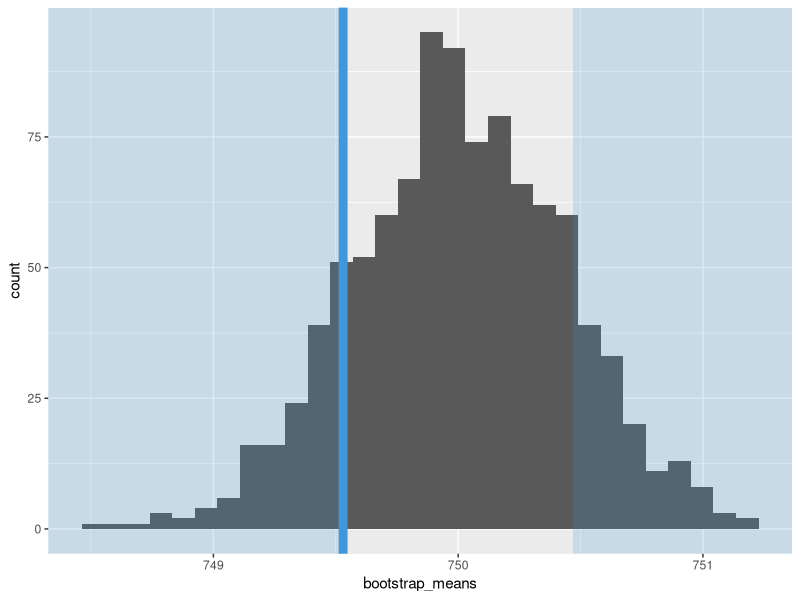

Here is the R script that generated this plot:
# This script uses functions from these packages (so load them)
library(tidyverse)
library(here)

samples <- read_csv(here("data", "dublin.csv"))
sample_mean <- mean(samples$amount)

# The data
samples$amount

# The estimate
sample_mean

# What Gosset really wanted
bootstrap_means <- replicate(1000, mean(rnorm(50, mean = 750, sd = 3)))
delta <- abs(750 - sample_mean)
bootstrap_deltas <- abs(750 - bootstrap_means)
pvalue <- mean(bootstrap_deltas >= delta)

# Some results
ggplot() +
  geom_histogram(aes(x = bootstrap_means), bins = 30) +
  geom_rect(aes(xmin = -Inf, xmax = 750 - delta, 
                ymin = -Inf, ymax = Inf), 
            fill = "#4197D9", alpha = 0.2) +
  geom_rect(aes(xmin = 750 + delta, xmax = Inf, 
                ymin = -Inf, ymax = Inf),
            fill = "#4197D9", alpha = 0.2) +
  geom_vline(aes(xintercept = sample_mean), 
             color = "#4197D9", size = 3)

# We'll use these later
paste0(pvalue * 100, "%")
pvalue

# Let's generate some text programatically
ifelse(pvalue <= 0.05, 
       "seem unlikely to have happened if the machine is functioning correctly", 
       "are in accordance with our belief")
ifelse(pvalue <= 0.05, "", "do **not**")